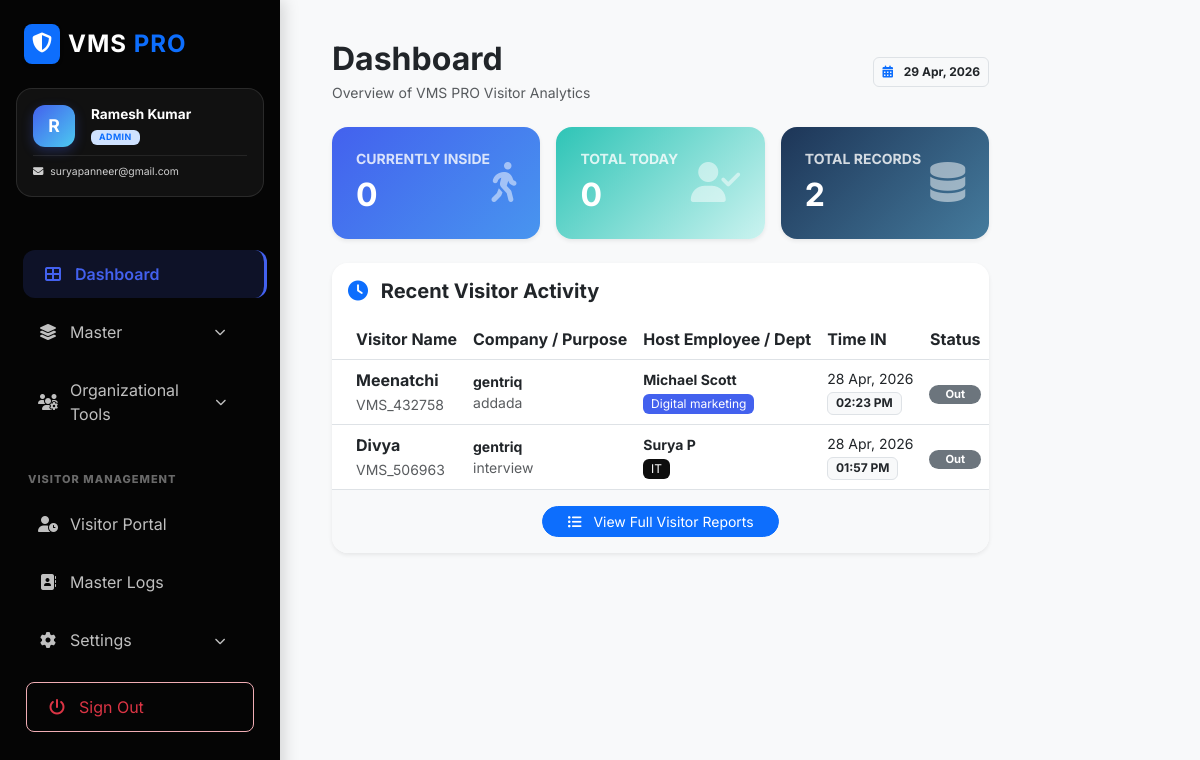
/index.php (signed in), run on the app's committed database.
### tables this page shows
CREATE TABLE `visitor_master` (
  `id` int(11) NOT NULL,
  `pass_no` varchar(50) DEFAULT NULL,
  `img_capture` longtext DEFAULT NULL,
  `person_to_meet` varchar(100) NOT NULL,
  `purpose` varchar(255) NOT NULL,
  `visitor_type` enum('Client','Vendor','Visitor') NOT NULL,
  `company_name` varchar(100) DEFAULT NULL,
  `location` varchar(100) DEFAULT NULL,
  `visitor_name` varchar(100) NOT NULL,
  `contact_no` varchar(15) NOT NULL,
  `email` varchar(100) DEFAULT NULL,
  `devices` text DEFAULT NULL,
  `id_type` varchar(50) DEFAULT NULL,
  `id_upload` varchar(255) DEFAULT NULL,
  `status` enum('Pending','Approved','Rejected') DEFAULT 'Pending',
  `in_time` datetime DEFAULT NULL,
  `out_time` datetime DEFAULT NULL,
  `created_at` timestamp NOT NULL DEFAULT current_timestamp(),
  `vehicle_type` varchar(50) DEFAULT NULL,
  `vehicle_number` varchar(50) DEFAULT NULL,
  `employee_id` int(11) DEFAULT NULL,
  `mobile_count` int(11) DEFAULT NULL,
  `charger_count` int(11) DEFAULT NULL,
  `disc_count` int(11) DEFAULT NULL,
  `laptop_count` int(11) DEFAULT NULL,
  `approval_status` tinyint(4) DEFAULT 0 COMMENT '0=Pending, 1=Approved, 2=Rejected,\r\n3= Schedule',
  `meeting_out_time` datetime DEFAULT NULL
);

CREATE TABLE `users` (
  `id` int(11) NOT NULL,
  `full_name` varchar(100) NOT NULL,
  `email` varchar(150) NOT NULL,
  `password` varchar(255) NOT NULL,
  `contact_no` varchar(20) DEFAULT NULL,
  `designation` varchar(100) DEFAULT NULL,
  `department` varchar(100) DEFAULT NULL,
  `location` varchar(100) DEFAULT NULL,
  `role` varchar(50) DEFAULT 'employee',
  `reporting_manager` varchar(100) DEFAULT NULL,
  `status` enum('Active','Inactive') DEFAULT 'Active',
  `created_at` timestamp NULL DEFAULT current_timestamp()
);

### index.php (the view, shortened to what this page needs)
<?php
include("includes/config.php");
include("includes/header.php");
include("includes/sidebar.php");
$total = $con->query("SELECT COUNT(*) FROM visitor_master")->fetchColumn();
$inside = $con->query("SELECT COUNT(*) FROM visitor_master WHERE out_time IS NULL")->fetchColumn();
$today = $con->query("SELECT COUNT(*) FROM visitor_master WHERE DATE(in_time) = CURDATE()")->fetchColumn();
?>
<div class="content">
    <div class="container-fluid content-animate">
        <div class="d-flex justify-content-between align-items-center mb-4">
            <div>
                <h2 class="fw-bold text-dark mb-1">Dashboard</h2>
                <p class="text-muted small mb-0">Overview of VMS PRO Visitor Analytics</p>
            </div>
            <div class="text-end">
                <span class="badge bg-light text-dark border p-2">
                    <i class="fas fa-calendar-alt me-2 text-primary"></i> <?= date('d M, Y') ?>
                </span>
            </div>
        </div>
        <div class="row g-3 mb-4">
            <div class="col-md-4">
                <div class="card border-0 shadow-sm rounded-4" style="background: linear-gradient(135deg, #4361ee, #4895ef);">
                    <div class="card-body p-4 text-white">
                        <div class="d-flex justify-content-between align-items-center">
                            <div>
                                <h6 class="text-uppercase fw-bold small mb-2" style="opacity: 0.8;">Currently Inside</h6>
                                <h2 class="fw-bold mb-0"><?= $inside ?></h2>
                            </div>
                            <div class="fs-1 opacity-50"><i class="fas fa-walking"></i></div>
                        </div>
                    </div>
                </div>
            </div>
            <div class="col-md-4">
                <div class="card border-0 shadow-sm rounded-4" style="background: linear-gradient(135deg, #2ec4b6, #cbf3f0);">
                    <div class="card-body p-4 text-white">
                        <div class="d-flex justify-content-between align-items-center">
                            <div>
                                <h6 class="text-uppercase fw-bold small mb-2" style="opacity: 0.8;">Total Today</h6>
                                <h2 class="fw-bold mb-0"><?= $today ?></h2>
                            </div>
                            <div class="fs-1 opacity-50"><i class="fas fa-user-check"></i></div>
                        </div>
                    </div>
                </div>
            </div>
            <div class="col-md-4">
                <div class="card border-0 shadow-sm rounded-4" style="background: linear-gradient(135deg, #1d3557, #457b9d);">
                    <div class="card-body p-4 text-white">
                        <div class="d-flex justify-content-between align-items-center">
                            <div>
                                <h6 class="text-uppercase fw-bold small mb-2" style="opacity: 0.8;">Total Records</h6>
                                <h2 class="fw-bold mb-0"><?= $total ?></h2>
                            </div>
                            <div class="fs-1 opacity-50"><i class="fas fa-database"></i></div>
                        </div>
                    </div>
                </div>
            </div>
        </div>
        <div class="row">
            <div class="col-12">
                <div class="card border-0 shadow-sm rounded-4 overflow-hidden">
                    <div class="card-header bg-white py-3 border-0">
                        <h5 class="mb-0 fw-bold"><i class="fas fa-clock text-primary me-2"></i> Recent Visitor Activity</h5>
                    </div>
                    <div class="card-body p-0">
                        <div class="table-responsive">
                            <table class="table table-hover align-middle mb-0">
                                <thead class="bg-light">
                                    <tr>
                                        <th class="ps-4">Visitor Name</th>
                                        <th>Company / Purpose</th>
                                        <th>Host Employee / Dept</th>
                                        <th>Time IN</th>
                                        <th class="text-center">Status</th>
                                    </tr>
                                </thead>
                                <tbody>
                                    <?php
                                    $recent = $con->query("SELECT v.*, u.full_name as host_name, u.department, d.dept_color
                                                          FROM visitor_master v
                                                          LEFT JOIN users u ON v.employee_id = u.id
                                                          LEFT JOIN departments d ON u.department = d.dept_name
                                                          ORDER BY v.id DESC LIMIT 10")->fetchAll();
                                    foreach($recent as $r):
                                        $status_class = $r['out_time'] ? 'bg-secondary' : 'bg-success';
                                        $status_text = $r['out_time'] ? 'Out' : 'Inside';
                                    ?>
                                    <tr>
                                        <td class="ps-4">
                                            <div class="fw-bold"><?= htmlspecialchars($r['visitor_name']) ?></div>
                                            <small class="text-muted"><?= htmlspecialchars($r['pass_no']) ?></small>
                                        </td>
                                        <td>
                                            <div class="small fw-bold"><?= htmlspecialchars($r['company_name']) ?></div>
                                            <div class="small text-muted"><?= htmlspecialchars($r['purpose']) ?></div>
                                        </td>
                                        <td>
                                            <div class="small fw-bold"><?= htmlspecialchars($r['host_name'] ?: 'N/A') ?></div>
                                            <div class="badge fw-normal small" style="background: <?= !empty($r['dept_color']) ? $r['dept_color'] : '#f8f9fa' ?>; color: <?= !empty($r['dept_color']) ? '#fff' : '#212529' ?>;">
                                                <?= htmlspecialchars($r['department'] ?: 'N/A') ?>
                                            </div>
                                        </td>
                                        <td>
                                            <div class="small"><?= date("d M, Y", strtotime($r['in_time'])) ?></div>
                                            <div class="badge bg-light text-dark border"><?= date("h:i A", strtotime($r['in_time'])) ?></div>
                                        </td>
                                        <td class="text-center">
                                            <span class="badge <?= $status_class ?> rounded-pill px-3" style="font-size: 0.7rem;">
                                                <?= $status_text ?>
                                            </span>
                                        </td>
                                    </tr>
                                    <?php endforeach; ?>
                                </tbody>
                            </table>
                        </div>
                    </div>
                    <div class="card-footer bg-light border-0 py-3 text-center">
                        <a href="list_visitor.php" class="btn btn-primary btn-sm px-4 rounded-pill">
                            <i class="fas fa-list-ul me-2"></i> View Full Visitor Reports
                        </a>
                    </div>
                </div>
            </div>
        </div>
    </div>
</div>
<?php include("includes/footer.php"); ?>

### assets/css/style.css (style rules this page uses)
:root { --primary-color: #4361ee; --secondary-color: #3f37c9; --bg-color: #f8f9fa; --sidebar-bg: #000000; --card-shadow: 0 10px 30px rgba(0, 0, 0, 0.08); }
body { margin: 0; font-family: 'Inter', system-ui, -apple-system, sans-serif; background-color: var(--bg-color); color: #2d3436; }
.content { margin-left: 280px; padding: 40px; min-height: 100vh; transition: margin-left 0.3s ease; }
.overflow-hidden { overflow: hidden; }

### data on the page
visitor_master: visitor_name "Meenatchi", pass_no "VMS_432758", company_name "gentriq", purpose "addada", users.full_name "Michael Scott", users.department "Digital marketing", in_time "28 Apr, 2026", in_time "02:23 PM", out_time "Out"
visitor_master: visitor_name "Divya", pass_no "VMS_506963", company_name "gentriq", purpose "interview", users.full_name "Surya P", users.department "IT", in_time "28 Apr, 2026", in_time "01:57 PM", out_time "Out"

### other printed values
substr($user_name, 0, 1) "R"
$user_name "Ramesh Kumar"
$user_role "ADMIN"
$user_email "suryapanneer@gmail.com"
$inside "0"
$today "0"
$total "2"
